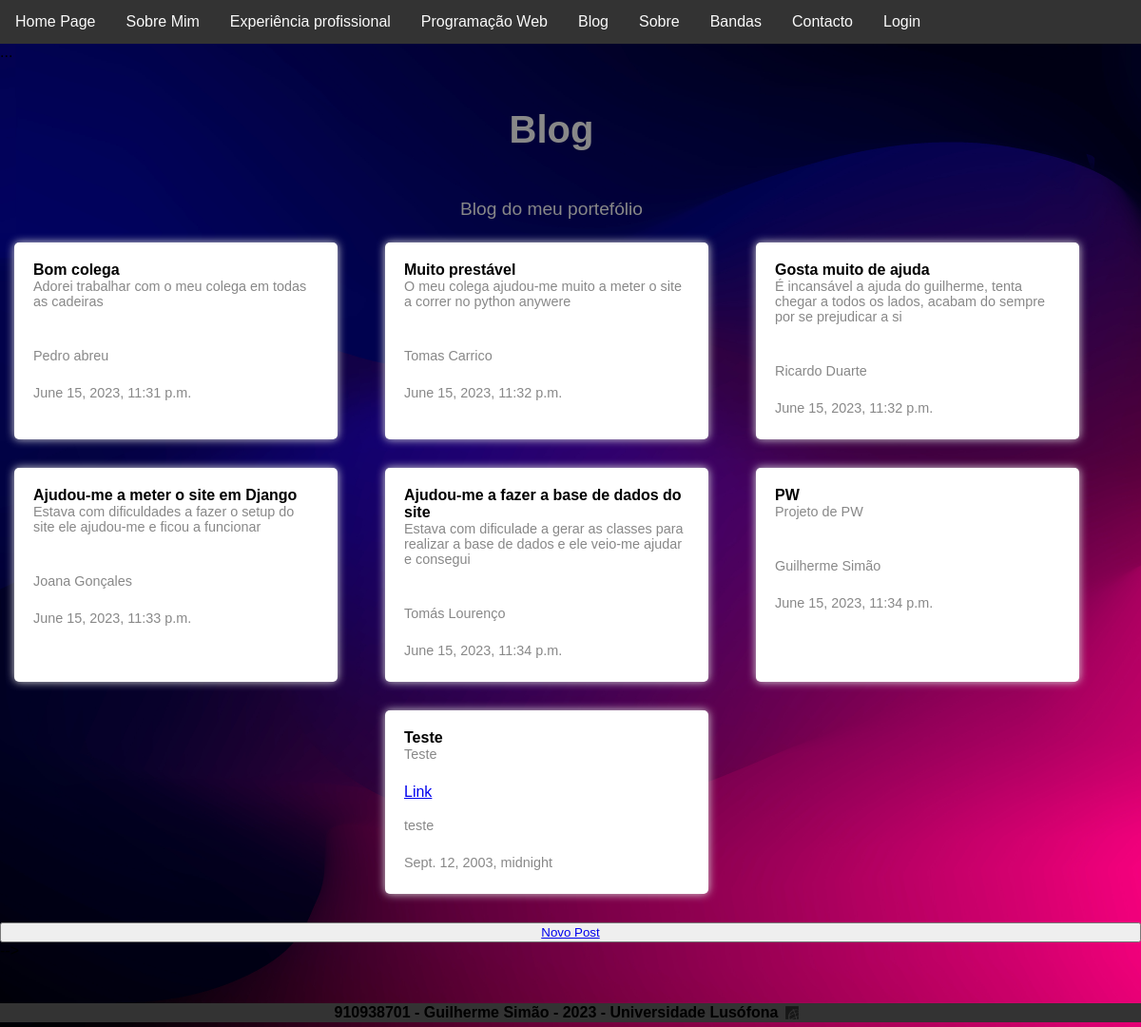
/blog, run on an earlier commit of the app's database.
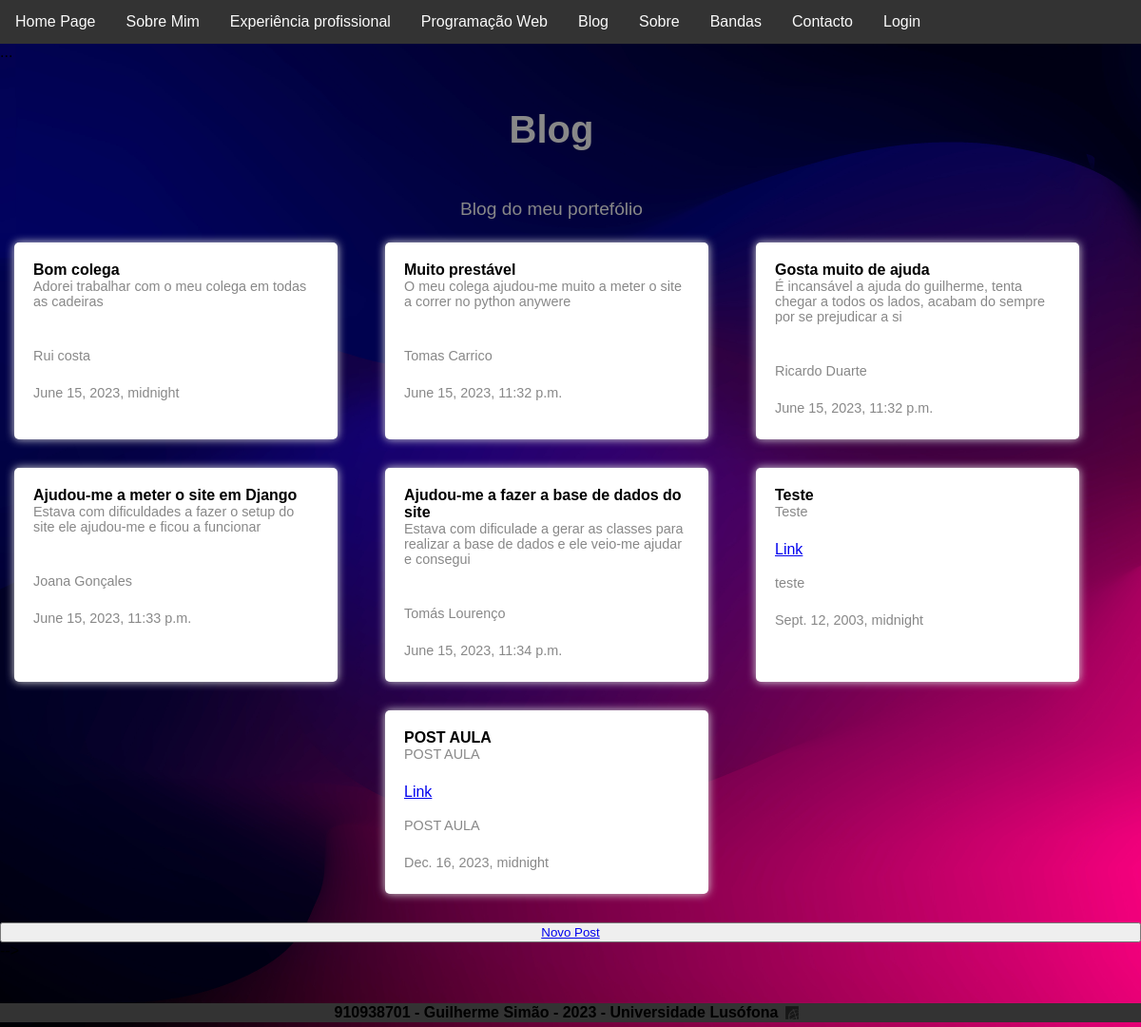
And on a later commit of the database.
### portfolio/models.py (models this page shows, shortened)
class Publicacao(models.Model):
    imagem = models.ImageField(upload_to='static/portfolio/images', blank=True)
    autor = models.CharField(max_length=25)
    data = models.DateTimeField()
    titulo = models.CharField(max_length=100)
    descricao = models.CharField(max_length=2000)
    link = models.CharField(max_length=1000, null=True, blank=True)

### portfolio/views.py (the view)
# urls.py: path('blog', views.blog_page_view, name='blog'),
def blog_page_view(request):
    context = {'posts': Publicacao.objects.all()}
    return render(request, 'blog.html', context)

### portfolio/templates/blog.html (shortened to what this page needs)
{% extends 'portfolio/layout.html' %}
{% block main %}
    <h1 class="h1projetos">Blog</h1>
    <p class="projetos">Blog do meu portefólio</p>
<div class="wrapper">
    <ul class="ulprojetos">
        {% for post in posts %}
            <li class="liprojetos">
                <strong>{{post.titulo}}</strong>
                <br>
                <span class="spanprojetos">{{post.descricao}}</span><br>
                {% if post.link is not None %}
                    <a href="{{post.link |default_if_none:'#'}}">Link</a><br>
                {% endif %}<br>
                <span class="spanprojetos">{{post.autor}}</span><br>
                <span class="spanprojetos">{{post.data}}</span>
            </li>
        {% endfor %}
    </ul>
    <button><a href="{% url 'portefolio:novoBlog' %}" >Novo Post</a></button> -->
</div>
{% endblock %}

What changed in the data, as far as the page shows it:
removed Publicacao: titulo "PW", descricao "Projeto de PW", autor "Guilherme Simão", data "June 15, 2023, 11:34 p.m."
changed Publicacao "Bom colega": autor "Pedro abreu" → "Rui costa"; data "June 15, 2023, 11:31 p.m." → "June 15, 2023, midnight"
added Publicacao: titulo "POST AULA", descricao "POST AULA", autor "POST AULA", data "Dec. 16, 2023, midnight"
